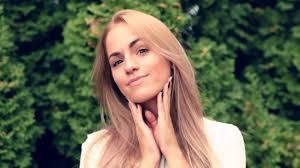
#> input picture WEEK3/2/Phân đoạn ảnh với KMean/data/image/human3.jfif, 300 x 168 px; its folder holds 5 pictures in this run
$ jupyter execute --allow-errors dat_segmentation_with_kmeans.ipynb   (shell and % lines are left out)
#> lines starting #> are read from the running program, lines starting #| are printed output that depends on the picture; after the words box and inside, x2 and y2 are one past the last pixel; in counts of white or black regions, pixels touching at a corner belong together
[cell 1]
import pandas as pd
import numpy as np
from sklearn.cluster import KMeans
import matplotlib.pyplot as plt
import os
from yellowbrick.cluster import KElbowVisualizer
import cv2

[cell 2]
folder_dir = "data/image"
len(os.listdir(folder_dir))

[cell 3]
image = cv2.imread(os.path.join(folder_dir, "human3.jfif"))
#> image is the input picture: shape (168, 300, 3); mean B, G, R 80.4, 102.1, 100.7
image = cv2.cvtColor(image, cv2.COLOR_BGR2RGB)
plt.imshow(image)
plt.grid(False)
plt.show()

[cell 4]
image

[cell 5]
px_image=image.reshape(-1,3).astype(np.float32)
px_image.shape
table = pd.DataFrame(px_image, columns=["red","green","blue"])
#> table = table of 50400 rows and 3 columns
px_image = px_image/255.0
table.head(10)
#> Out = table of 10 rows and 3 columns

[cell 6]
model = KMeans()
#> (the rest of this cell did not finish here and is left out)

[cell 7]
n_clusters = 2
kmean = KMeans(n_clusters=n_clusters).fit(px_image)
result = kmean.labels_.reshape(image.shape[0], image.shape[1])
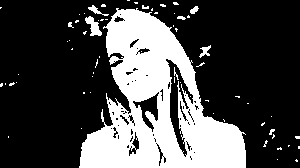
#> result: shape (168, 300) int32; values 0 (black) and 1 (white), 28.7% white; 65 white regions (55 under 20 px), largest, box (x1, y1, x2, y2) and area: (79, 8, 246, 168) 13705, (85, 16, 102, 36) 173, (199, 45, 211, 58) 71
clus = kmean.predict(px_image)
plt.imshow(result)
plt.grid(False)
plt.show()

[cell 8]
final_image = clus.reshape((image.shape[0], image.shape[1]))
plt.imshow(final_image)
plt.show()
print(final_image)
#> (printed output is left out)

[cell 9]
final_image0 = np.where(final_image==1, 45, 0)
final_image1 = np.where(final_image==0, 255, 0)

final_image0 = np.uint8(final_image0)
final_image1 = np.uint8(final_image1)

re0 = cv2.bitwise_and(image, image, mask=final_image0)
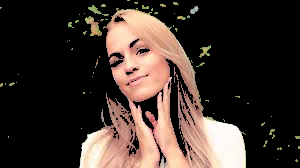
#> re0: shape (168, 300, 3); mean R, G, B 63.2, 50.7, 44.7
re1 = cv2.bitwise_and(image, image, mask=final_image1)
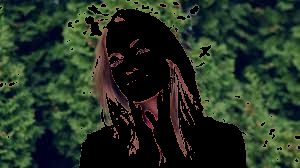
#> re1: shape (168, 300, 3); mean R, G, B 37.6, 51.4, 35.8

fig, ((ax1, ax2), (ax3, ax4)) = plt.subplots(2,2)
ax1.imshow(re0)
ax1.set_title("Result image 1")
ax2.imshow(re1)
ax2.set_title("Result image 2")
ax3.imshow(final_image0)
ax3.set_title("Result mask 1")
ax4.imshow(final_image1)
ax4.set_title("Result mask 2")
plt.show()
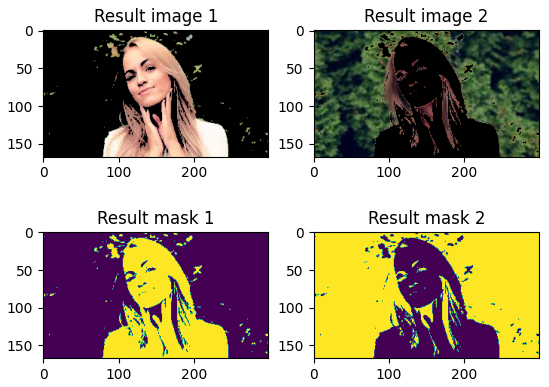
#> figure drawn by matplotlib, 4 panels
